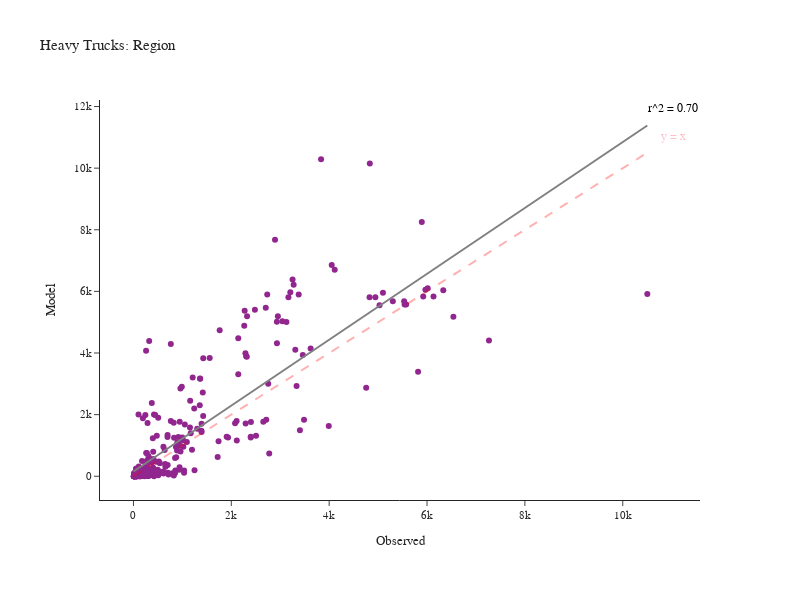

This figure's notebook cell:
### Code cell
fig = create_truck_chart(df_daily_heavy, 'Heavy')
fig.show()

### Figure 1 — Plotly figure (JSON) as saved in the notebook; plotly's stock layout.template omitted (floating-point values rounded to 4 significant figures; data arrays with more than 128 entries replaced by an {"elided": "..."} marker saying what was removed)
{"data": [{"customdata": {"elided": "348x2 str values"}, "hovertemplate": "Observed=%{x}<br>Model=%{y}<br>location=%{customdata[0]}<br>County=%{customdata[1]}<extra></extra>", "legendgroup": "", "line": {"color": "Grey", "width": 2}, "marker": {"color": "#91268F", "symbol": "circle"}, "mode": "markers", "name": "", "orientation": "v", "showlegend": false, "type": "scatter", "x": {"elided": "348 int values"}, "xaxis": "x", "y": {"elided": "348 int values"}, "yaxis": "y"}, {"hovertemplate": "Observed=%{x}<br>Model=%{y}<extra></extra>", "legendgroup": "", "line": {"color": "Grey", "dash": "solid", "width": 2}, "marker": {"symbol": "circle"}, "mode": "lines", "name": "", "orientation": "v", "showlegend": false, "type": "scatter", "x": [0.0, 106.1, 212.2, 318.2, 424.3, 530.4, 636.5, 742.6, 848.6, 954.7, 1061.0, 1167.0, 1273.0, 1379.0, 1485.0, 1591.0, 1697.0, 1803.0, 1909.0, 2016.0, 2122.0, 2228.0, 2334.0, 2440.0, 2546.0, 2652.0, 2758.0, 2864.0, 2970.0, 3076.0, 3182.0, 3289.0, 3395.0, 3501.0, 3607.0, 3713.0, 3819.0, 3925.0, 4031.0, 4137.0, 4243.0, 4349.0, 4455.0, 4561.0, 4668.0, 4774.0, 4880.0, 4986.0, 5092.0, 5198.0, 5304.0, 5410.0, 5516.0, 5622.0, 5728.0, 5834.0, 5941.0, 6047.0, 6153.0, 6259.0, 6365.0, 6471.0, 6577.0, 6683.0, 6789.0, 6895.0, 7001.0, 7107.0, 7213.0, 7320.0, 7426.0, 7532.0, 7638.0, 7744.0, 7850.0, 7956.0, 8062.0, 8168.0, 8274.0, 8380.0, 8486.0, 8593.0, 8699.0, 8805.0, 8911.0, 9017.0, 9123.0, 9229.0, 9335.0, 9441.0, 9547.0, 9653.0, 9759.0, 9866.0, 9972.0, 10080.0, 10180.0, 10290.0, 10400.0, 10500.0], "xaxis": "x", "y": [154.4, 267.8, 381.2, 494.6, 608.1, 721.5, 834.9, 948.3, 1062.0, 1175.0, 1289.0, 1402.0, 1515.0, 1629.0, 1742.0, 1856.0, 1969.0, 2083.0, 2196.0, 2309.0, 2423.0, 2536.0, 2650.0, 2763.0, 2877.0, 2990.0, 3103.0, 3217.0, 3330.0, 3444.0, 3557.0, 3670.0, 3784.0, 3897.0, 4011.0, 4124.0, 4238.0, 4351.0, 4464.0, 4578.0, 4691.0, 4805.0, 4918.0, 5032.0, 5145.0, 5258.0, 5372.0, 5485.0, 5599.0, 5712.0, 5825.0, 5939.0, 6052.0, 6166.0, 6279.0, 6393.0, 6506.0, 6619.0, 6733.0, 6846.0, 6960.0, 7073.0, 7187.0, 7300.0, 7413.0, 7527.0, 7640.0, 7754.0, 7867.0, 7981.0, 8094.0, 8207.0, 8321.0, 8434.0, 8548.0, 8661.0, 8774.0, 8888.0, 9001.0, 9115.0, 9228.0, 9342.0, 9455.0, 9568.0, 9682.0, 9795.0, 9909.0, 10020.0, 10140.0, 10250.0, 10360.0, 10480.0, 10590.0, 10700.0, 10820.0, 10930.0, 11040.0, 11160.0, 11270.0, 11380.0], "yaxis": "y"}], "layout": {"annotations": [{"align": "right", "font": {"color": "pink", "size": 12}, "showarrow": false, "text": "y = x", "x": 11030.0, "y": 11030.0}, {"align": "right", "font": {"color": "black", "size": 12}, "showarrow": false, "text": "r^2 = 0.70", "x": 11030.0, "y": 11950.0}], "height": 600, "legend": {"tracegroupgap": 0}, "margin": {"b": 100, "l": 100, "r": 100, "t": 100}, "shapes": [{"line": {"color": "Red", "dash": "dash", "width": 2}, "type": "line", "x0": 0, "x1": 10502, "y0": 0, "y1": 10502}], "title": {"text": "Heavy Trucks: Region"}, "width": 800, "xaxis": {"anchor": "y", "domain": [0.0, 1.0], "title": {"text": "Observed"}}, "yaxis": {"anchor": "x", "domain": [0.0, 1.0], "title": {"text": "Model"}}}}
